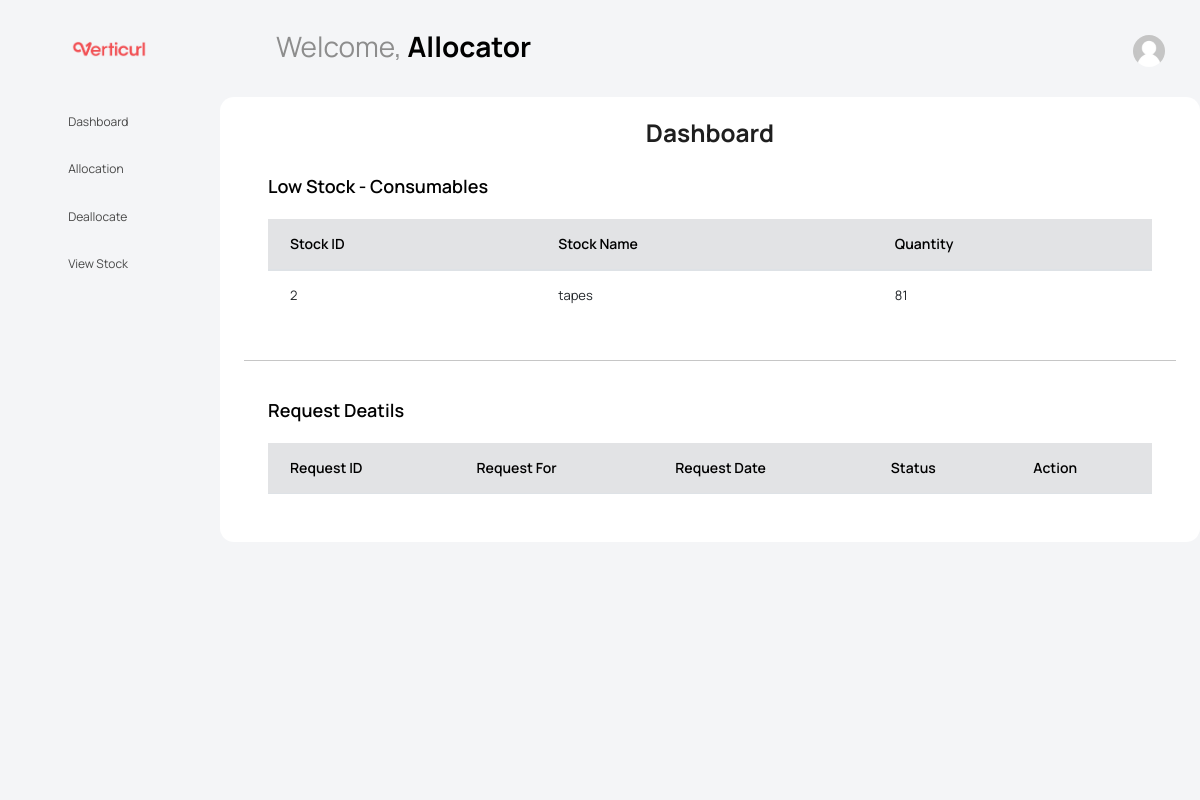
Page /allocator_dashboard/ on the committed database.
### App/models.py (models this page shows, shortened)
class Consumables(models.Model):
    cid = models.ForeignKey(Stock,on_delete=models.CASCADE)
    old_quantity = models.IntegerField()
    old_expiry = models.DateField()
    new_quantity = models.IntegerField()
    new_expiry = models.DateField()
    min_count = models.IntegerField()

class Stock(models.Model):
    id = models.IntegerField(primary_key=True)
    product_name = models.CharField(max_length=100)
    product_price = models.FloatField()
    product_type = models.CharField(max_length=20)
    supplier = models.ForeignKey(Supplier, on_delete=models.CASCADE)
    dop = models.DateField()
    temp = models.CharField(max_length=100)

### App/views.py (the view)
# urls.py: path('allocator_dashboard/', views.allocator_dashboard, name='allocator_dashboard'),
def allocator_dashboard(request):
    c = Consumables.objects.all()
    w = Asset.objects.order_by('warranty_date')
    r = Request.objects.filter(validation = 0)
    context = {
        'c': c,
        'w': w,
        'r' :r,
    }
    return render(request, 'App/Allocator/allocator_dashboard.html',context)

### templates/App/Allocator/allocator_dashboard.html (shortened to what this page needs)
<!DOCTYPE html>
{% load static %}
<html lang="en">
<head>
   <link rel="stylesheet" href="{% static 'vendors/feather/feather.css'%} ">
  <link rel="stylesheet" href="{% static 'vendors/mdi/css/materialdesignicons.min.css'%} ">
  <link rel="stylesheet" href="{% static 'vendors/ti-icons/css/themify-icons.css'%} ">
  <link rel="stylesheet" href="{% static 'vendors/typicons/typicons.css'%} ">
  <link rel="stylesheet" href="{% static 'vendors/simple-line-icons/css/simple-line-icons.css'%} ">
  <link rel="stylesheet" href="{% static 'vendors/css/vendor.bundle.base.css'%} ">
  <link rel="stylesheet" href="{% static 'vendors/datatables.net-bs4/dataTables.bootstrap4.css'%} ">
  <link rel="stylesheet" type="text/css" href="{% static 'js/select.dataTables.min.css'%} ">
  <link rel="stylesheet" href="{% static 'vendors/select2/select2.min.css'%} ">
  <link rel="stylesheet" href="{% static 'vendors/morris.js/morris.css'%} ">
  <link rel="stylesheet" href="{% static 'vendors/select2-bootstrap-theme/select2-bootstrap.min.css'%} ">
    <link rel="stylesheet" href="{% static 'vendors/font-awesome/css/font-awesome.min.css' %}" />
  <link rel="stylesheet" href="{% static 'css/vertical-layout-light/style.css'%} ">
</head>
<body class="with-welcome-text">
  <div class="container-scroller">
    <nav class="navbar default-layout col-lg-12 col-12 p-0 fixed-top d-flex align-items-top flex-row">
      <div class="text-center navbar-brand-wrapper d-flex align-items-center justify-content-start">
        <div class="me-3">
          <button class="navbar-toggler navbar-toggler align-self-center" type="button" data-bs-toggle="minimize">
            <span class="icon-menu"></span>
          </button>
        </div>
        <div>
          <a class="navbar-brand brand-logo" href="/allocator_dashboard/">
            <img src="{% static 'Assert/Logo3.png'%}" alt="logo" />
          </a>
        </div>
      </div>
      <div class="navbar-menu-wrapper d-flex align-items-top">
        <ul class="navbar-nav">
          <li class="nav-item font-weight-semibold d-none d-lg-block ms-0">
            <h1 class="welcome-text">Welcome, <span class="text-black fw-bold">Allocator</span></h1>
          </li>
        </ul>
        <ul class="navbar-nav ms-auto">
          <li class="nav-item dropdown d-none d-lg-block user-dropdown">
            <a class="nav-link" id="UserDropdown" href="#" data-bs-toggle="dropdown" aria-expanded="false">
              <img class="img-xs rounded-circle" src="{% static 'images/empty_face.jpg' %}" alt="Profile image"> </a>
          </li>
        </ul>
      </div>
    </nav>
    <div class="container-fluid page-body-wrapper">
       <nav class="sidebar sidebar-offcanvas" id="sidebar">
        <ul class="nav">
          <li class="nav-item">
            <a  class="nav-link" href="/allocator_dashboard/">
              <i class="mdi mdi-grid-large menu-icon"></i>
              <span class="menu-title">Dashboard</span>
            </a>
          </li>
          <li class="nav-item">
            <a class="nav-link" href="/a_allocate/">
              <i class="menu-icon mdi mdi-account-key"></i>
              <span class="menu-title">Allocation</span>
            </a>
          </li>
          <li class="nav-item">
            <a class="nav-link" href="/a_deallocate/">
              <i class="menu-icon mdi mdi-account-minus"></i>
              <span class="menu-title">Deallocate</span>
            </a>
          </li>
          <li class="nav-item">
            <a class="nav-link" href="/a_view_stock/">
              <i class="menu-icon ti-eye "></i>
              <span class="menu-title">View Stock</span>
            </a>
          </li>
        </ul>
      </nav>
      <div class="main-panel">
        <div class="col-12 grid-margin stretch-card">
              <div class="card">
                <div class="card-body">
                  <h3  align="center"><b>Dashboard</b></h3>
                  <form class="forms-sample">
                    <div class="card">
                        <div class="card-body">
                           <h4 class="card-title">Low Stock - Consumables</h4>
                  <div class="row">
                            <div class="col-12">
                              <div class="table-responsive">
                                <table id="order-listing-2" class="table">
                                  <thead class="table-secondary">
                                    <tr>
                                        <th>Stock ID</th>
                                        <th>Stock Name</th>
                                        <th>Quantity</th>
                                    </tr>
                                  </thead>
                                  <tbody>
                                  {% for i in c %}
                                     {%if i.new_quantity|add:i.old_quantity <= i.min_count %}
                                    <tr>
                                        <td>{{i.cid.id}}</td>
                                        <td>{{i.cid.product_name}}</td>
                                        <td>{{ i.new_quantity|add:i.old_quantity }}</td>
                                    </tr>
                                  {% endif %}
                                  {% endfor %}
                      </tbody>
                    </table>
                  </div>
                </div>
                  </div>
                        </div>
            </div>
                    <hr>
                    <div class="card">
                      <div class="card-body">
                        <h4 class="card-title">Request Deatils</h4>
                        <div class="row">
                          <div class="col-12">
                            <div class="table-responsive">
                              <table id="order-listing-1" class="table">
                                  <thead class="table-secondary">
                                  <tr>
                                      <th>Request ID</th>
                                      <th>Request For</th>
                                      <th>Request Date</th>
                                      <th>Status</th>
                                      <th>Action</th>
                                  </tr>
                                </thead>
                              </table>
                            </div>
                          </div>
                        </div>
                      </div>
                    </div>
                  </form>
                </div>
              </div>
            </div>
      </div>
      </div>
    </div>
</body>
</html>

### rows in the picture
Consumables: cid.id "2", cid.product_name "tapes", new_quantity|add "81"
